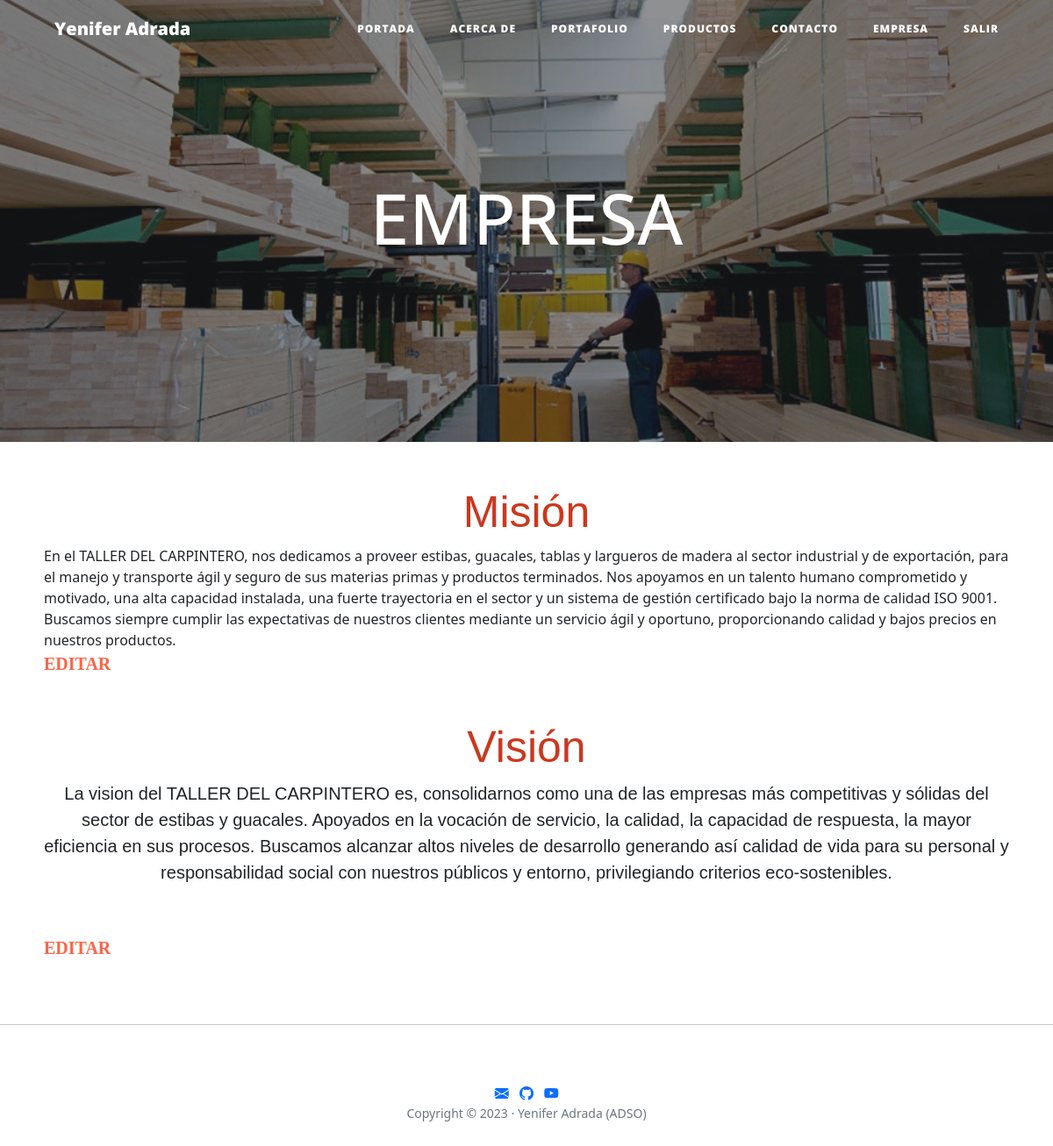
Screenshot of /empresa/ (signed in) with the database file from the repository.
### empresa/models.py (models this page shows, shortened)
class empresa(models.Model):
    title=models.CharField(max_length=50,verbose_name='Titulo')
    contenido = RichTextField(verbose_name="Contenidos")
    created=models.DateTimeField(auto_now_add=True, verbose_name='Fecha creado') #añade la hora automatica
    updated=models.DateTimeField(auto_now=True, verbose_name='Fecha Actualizado')
    class Meta:
        verbose_name = "Contenido"
        verbose_name_plural = "Contenidos"

### core/models.py (models this page shows, shortened)
class redes(models.Model):
    title=models.CharField(max_length=50,verbose_name='Titulo')
    icon=models.CharField(max_length=50,verbose_name='Icon')
    link_redes=models.URLField(verbose_name="Direcciones Redes", null=True,blank=True)
    published = models.DateTimeField(default=now,verbose_name="Fecha de publicacion")
    author = models.ForeignKey(User, on_delete=models.CASCADE, verbose_name="Autor") # se traen los datos de los usuarios y cuando se borran
    categorias = models.ManyToManyField(category,verbose_name="Categorias")#se trae los datos de la tabla categoria
    created=models.DateTimeField(auto_now_add=True, verbose_name='Fecha creado') #añade la hora automatica
    updated=models.DateTimeField(auto_now=True, verbose_name='Fecha Actualizado')
    class Meta:
        verbose_name = "red"
        verbose_name_plural = "redes"
        ordering = ["created"] #ordena del nuevo al antiguo

### empresa/views.py (the view)
# urls.py: path('empresa/', empresa_views.variable, name='empresa'),
@login_required (login_url='/admin/login/')
def variable(request):
    empresas=empresa.objects.all()
    linkmedia=redes.objects.all()
    return render(request,"empresa/empresa.html",{'empresas':empresas,'linkmedia': linkmedia})

### empresa/templates/empresa/empresa.html (shortened to what this page needs)
{% extends 'core/base.html'%}
{% load static %}
{% block background %}{% static 'core/img/empresaco.jpeg' %}{% endblock %}
{% block headers %}
    <h1>EMPRESA</h1>
{% endblock %}
{% block content%}
{% for empresa in empresas %}
<div class="container_contenido">
<h1 class="titulo-empresa">{{empresa.title}}</h1>
<div class="section-content">
    {{empresa.contenido|safe}}
    {% if user.is_authenticated %}
    <p><a href="{% url 'admin:empresa_empresa_change' empresa.id %}" class="editar" target="_blank">EDITAR</a></p>
    {% endif %}
</div>
</div>
{% endfor %}
{% endblock %}

### core/templates/core/base.html (shortened to what this page needs)
<!DOCTYPE html>
<html lang="es">
  <head>
    {% load static %}
    <link href="{% static 'core/vendor/bootstrap/css/bootstrap.min.css' %}" rel="stylesheet">
    <link href="{% static 'core/vendor/font-awesome/css/font-awesome.min.css' %}" rel="stylesheet" type="text/css">
    <link href="{% static 'core/css/clean-blog.min.css' %}" rel="stylesheet">
    <link href="{% static 'core/css/cards.css' %}" rel="stylesheet">
    <link rel="stylesheet" href="https://cdn.jsdelivr.net/npm/bootstrap-icons@1.10.5/font/bootstrap-icons.css">
    <link rel="stylesheet" href="https://cdnjs.cloudflare.com/ajax/libs/twitter-bootstrap/5.2.0/css/bootstrap.min.css">
    <link rel="stylesheet" href="https://cdn.datatables.net/1.13.4/css/dataTables.bootstrap5.min.css">
  </head>
  <body>
    <nav class="navbar navbar-expand-lg navbar-light fixed-top" id="mainNav">
      <div class="container">
        <a class="navbar-brand" href="{% url 'inicio' %}">Yenifer Adrada</a>
        <div class="collapse navbar-collapse" id="navbarResponsive">
          <ul class="navbar-nav ml-auto">
            <li class="nav-item">
              <a class="nav-link" href="{% url 'inicio' %}">Portada</a>
            </li>
            <li class="nav-item">
              <a class="nav-link" href="{% url 'acerca' %}">Acerca de</a>
            </li>
            <li class="nav-item">
              <a class="nav-link" href="{% url 'portafolio' %}">Portafolio</a>
            </li>
            <li class="nav-item">
              <a class="nav-link" href="{% url 'productos' %}">Productos</a>
            </li>
            <li class="nav-item">
              <a class="nav-link" href="{% url 'contacto' %}">Contacto</a>
            </li>
            {% if request.user.is_authenticated %}
            <li class="nav-item">
              <a class="nav-link" href="{% url 'empresa' %}">Empresa</a>
            </li>
            {% endif %}
            {% if not request.user.is_authenticated %}
            <li class="nav-item">
              <a href="{% url 'login' %}" class="nav-link">Acceder</a>
            </li>
          {% else %}
            <li class="nav-item">
              <a href="{% url 'logout' %}" class="nav-link">Salir</a>
          </li>
          {% endif %}
          </ul>
        </div>
      </div>
    </nav>
    <header class="masthead" style="background-image: url('{% block background %}{% endblock %}')">
      <div class="overlay"></div>
      <div class="container">
        <div class="row">
          <div class="col-lg-8 col-md-10 mx-auto">
            <div class="site-heading">
              {% block headers %} {% endblock %}
            </div>
          </div>
        </div>
      </div>
</header>
<section>
    {% block content%}
    {% endblock %}
  </section>
    {% if request.path != "/" %}
    <hr>
    {% endif %}
    <footer>
      <div class="container">
        <div class="row">
          <div class="col-lg-8 col-md-10 mx-auto">
            <ul class="list-inline text-center">
        {% for redes in linkmedia %}
              <li class="list-inline-item">
                <a target="_blank" href="{{redes.link_redes}}">
                    {{redes.icon| safe}}
                </a>
              </li>
        {% endfor %}
            </ul>
            <p class="copyright text-muted">Copyright &copy; 2023 · Yenifer Adrada (ADSO) </p>
          </div>
        </div>
      </div>
    </footer>
  </body>
</html>

### core/static/core/css/cards.css (style rules this page uses)
section { width: 100%; height: auto; }
.titulo-empresa { text-align: center; font-size: 50px; font-family: 'Franklin Gothic Medium', 'Arial Narrow', Arial, sans-serif; color: rgb(203, 56, 30); }
.container_contenido { margin: 50px; }
.editar { text-decoration: none; color: tomato; font-size: 20px; font-family: Georgia, 'Times New Roman', Times, serif; font-weight: bold; }
:root { --bg_color_main: #f0f2f5; --white_1: #fcfcfc; --white_2: #fff; --white_3: #e7f3ff; --blue_1: #d85e0dd1; --blue_2: #f9820a; --gray_border_1: #dddfe2; --gray_border_2: #ccd0d5; --gray_placeholder: #90949c; --black_text_1: #1d2129; --black_text_2: #e87f1d; --black_box_shadow: rgba(0, 0, 0, 0.1); --red: #ff0000; }

### rows the page displays
empresa: title "Misión", contenido "En el TALLER DEL CARPINTERO, nos dedicamos a proveer estibas, guacales, tablas y largueros de madera al sector industrial y de exportación, para el manejo y transporte ágil y seguro de sus materias primas y productos terminados. Nos apoyamos en un talento humano comprometido y motivado, una alta capacidad instalada, una fuerte trayectoria en el sector y un sistema de gestión certificado bajo la norma de calidad ISO 9001. Buscamos siempre cumplir las expectativas de nuestros clientes mediante un servicio ágil y oportuno, proporcionando calidad y bajos precios en nuestros productos."
empresa: title "Visión", contenido "La vision del TALLER DEL CARPINTERO es, consolidarnos como una de las empresas más competitivas y sólidas del sector de estibas y guacales. Apoyados en la vocación de servicio, la calidad, la capacidad de respuesta, la mayor eficiencia en sus procesos. Buscamos alcanzar altos niveles de desarrollo generando así calidad de vida para su personal y responsabilidad social con nuestros públicos y entorno, privilegiando criterios eco-sostenibles."
